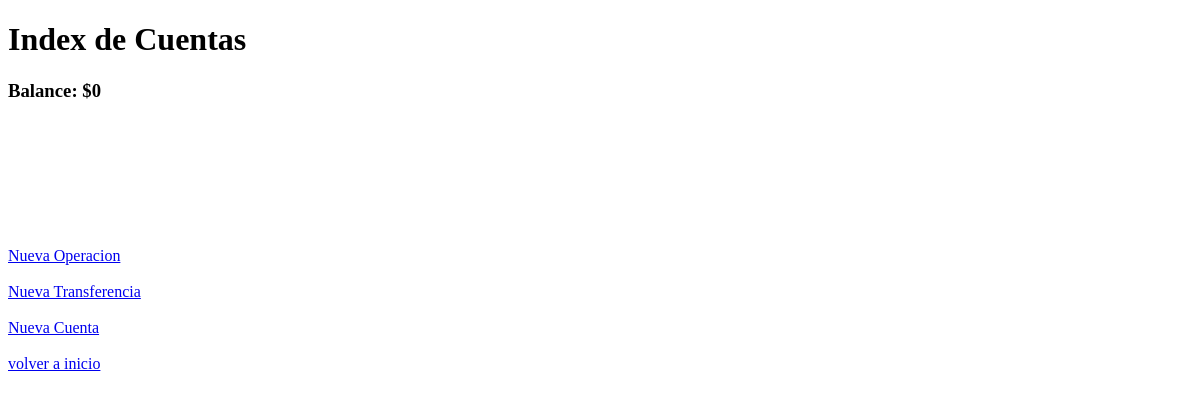
/1/accounts/home/ (signed in), run on an earlier commit of the app's database.
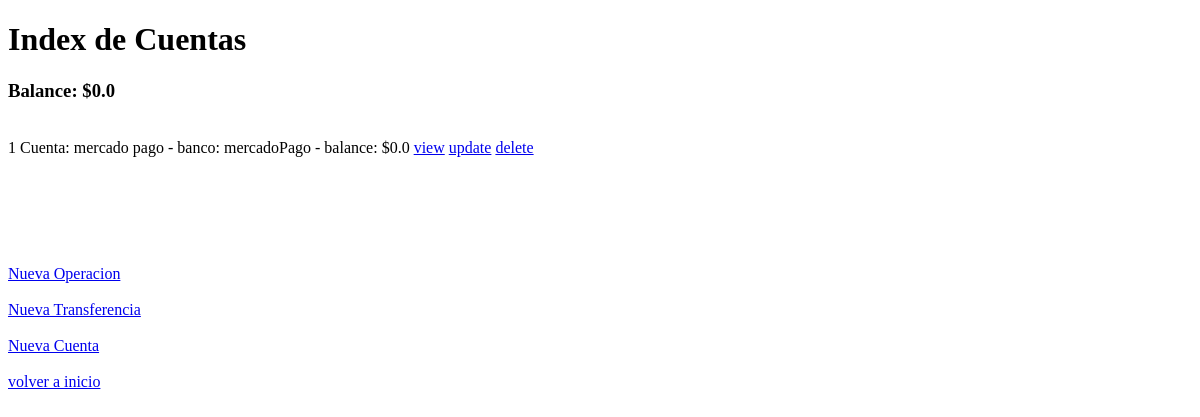
And on a later commit of the database.
### accounts/models.py (models this page shows)
class Account(models.Model):
    name = models.CharField(max_length=70)
    description = models.CharField(max_length=200)
    bank = models.CharField(max_length= 70)
    balance = models.FloatField(default=0)
    created_at = models.DateField(auto_now_add=True)
    user = models.ForeignKey(User, on_delete=models.CASCADE)

### accounts/views.py (the view)
# urls.py: path('home/', views.index, name='index'),
@login_required
def index(request, user_id):
    accounts_list = Account.objects.filter(user=request.user)
    operations_list = Operation_ac.objects.filter(account__in=accounts_list).order_by('-created_at')
    general_balance = get_general_balance(accounts_list)
    request = reset_messages(request)
    return render(request, 'accounts/index.html',{
        'accounts_list':accounts_list,
        'operations_list': operations_list,
        'general_balance': general_balance,
    })

### accounts/views.py (called while the page is built, shortened)
def reset_messages(request):
    try :
        aux = request.session['message_shown']
    except KeyError:
        request.session['message_shown'] = False
        request.session['error_message'] = ''
        request.session['success_message'] = ''

def get_general_balance(accounts_list):
    balance = 0
    for account in accounts_list:
        balance += account.balance
    return balance

### accounts/templates/accounts/index.html (shortened to what this page needs)
<!DOCTYPE html>
<html lang="en">
<head>
</head>
<body>
    <h1>Index de Cuentas</h1>
    <h3>Balance: ${{general_balance}}</h3><br>
    {% for account in accounts_list %}
    {{account.pk}} Cuenta: {{account.name}} - banco: {{account.bank}} - balance: ${{account.balance}}
    <a href="{% url 'accounts:account_detail' request.user.id account.id %}">view</a>
    <a href="{% url 'accounts:update_account' request.user.id account.id %}">update</a>
    <a href="{% url 'accounts:delete_account' request.user.id account.id %}">delete</a>
         <br>
    {% endfor %}
    <br><br>
    {{request.session.success_message}} <br>
    {{request.session.error_message}} <br>
    <br><br>
    <a href="{% url 'accounts:new_operation' request.user.id %}">Nueva Operacion</a><br><br>
    <a href="{% url 'accounts:new_operation_transfer' request.user.id %}">Nueva Transferencia</a><br><br>
    <a href="{% url 'accounts:create_account' request.user.id %}">Nueva Cuenta</a><br><br>
    <a href="{% url 'main:index' %}">volver a inicio</a>
</body>
</html>

What changed in the data, as far as the page shows it:
added Account: pk "1", name "mercado pago", bank "mercadoPago", balance "0.0"
Also different on the page:
{{ general_balance }}: "0" → "0.0"
